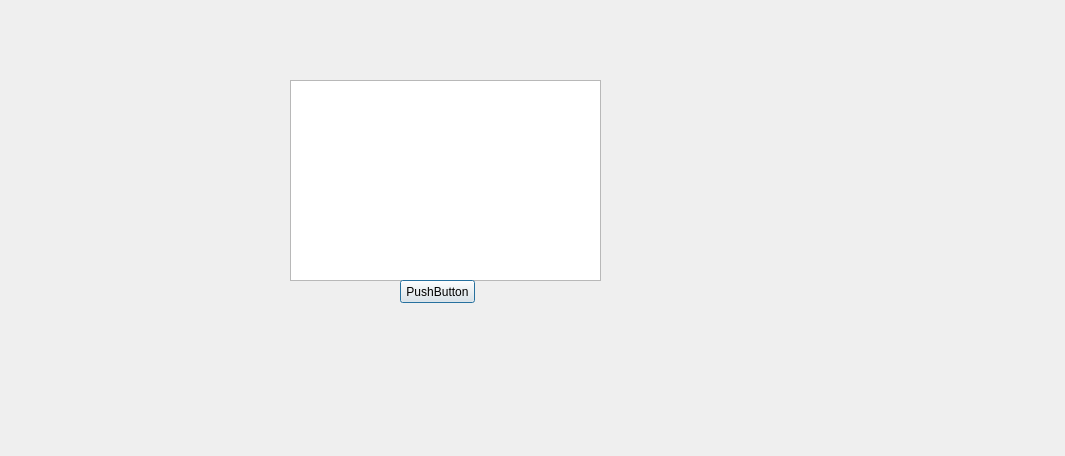
<?xml version="1.0" encoding="UTF-8"?>
<ui version="4.0">
 <class>Dialog</class>
 <widget class="QDialog" name="Dialog">
  <property name="geometry">
   <rect>
    <x>0</x>
    <y>0</y>
    <width>1065</width>
    <height>456</height>
   </rect>
  </property>
  <property name="windowTitle">
   <string>Dialog</string>
  </property>
  <widget class="QTextEdit" name="textEdit">
   <property name="geometry">
    <rect>
     <x>290</x>
     <y>80</y>
     <width>311</width>
     <height>201</height>
    </rect>
   </property>
  </widget>
  <widget class="QPushButton" name="pushButton">
   <property name="geometry">
    <rect>
     <x>400</x>
     <y>280</y>
     <width>75</width>
     <height>23</height>
    </rect>
   </property>
   <property name="text">
    <string>PushButton</string>
   </property>
  </widget>
 </widget>
 <resources/>
 <connections/>
</ui>
